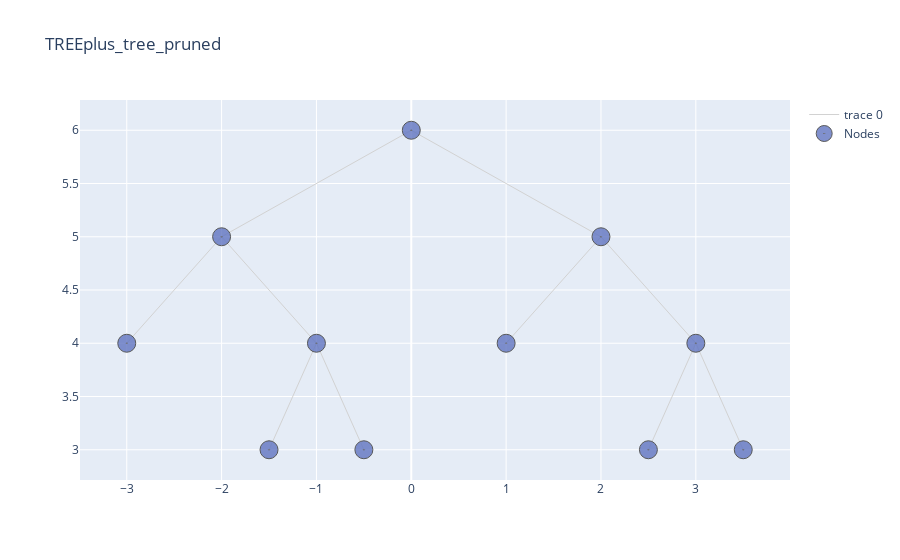

The code cell stored with this chart in its notebook:
### Code cell
start = time.time()
alpha, pruned_table = tree.pruning(features_test, n_features_test, y_test, table = True, html = False, graph_results = True)
#pruned_table#.style#.hide_index()

#time.time()- start

### Figure 1 — Plotly figure (JSON) as saved in the notebook; plotly's stock layout.template omitted (floating-point values rounded to 4 significant figures)
{"data": [{"hoverinfo": "none", "line": {"color": "rgb(210,210,210)", "width": 1}, "mode": "lines", "type": "scatter", "x": [0, -2, null, 0, 2, null, -2, -3, null, -2, -1, null, 2, 1, null, 2, 3, null, -1, -1.5, null, -1, -0.5, null, 3, 2.5, null, 3, 3.5, null], "y": [6, 5, null, 6, 5, null, 5, 4, null, 5, 4, null, 5, 4, null, 5, 4, null, 4, 3, null, 4, 3, null, 4, 3, null, 4, 3, null]}, {"hoverinfo": "text", "marker": {"color": "#6175c1", "line": {"color": "rgb(50,50,50)", "width": 1}, "size": 18, "symbol": "circle-dot"}, "mode": "markers", "name": "Nodes", "opacity": 0.8, "text": ["n10, None, Bin Value: 66.78, between_variance : 40133.44, Samples : 9", "n15, None, Bin Value: 133.93, between_variance : 269072.07, Samples : 15", "n1, CompPrice>127.5, Bin Value: 115.78, between_variance : 3753078.18, Samples : 280", "n2, Sales>7.55, Bin Value: 106.73, between_variance : 1845333.95, Samples : 162", "n4, Age>53.5, Bin Value: 115.71, between_variance : 1191559.6, Samples : 89", "n5, CompPrice>99.0, Bin Value: 95.78, between_variance : 669699.51, Samples : 73", "n11, Sales>10.63, Bin Value: 99.86, between_variance : 638201.27, Samples : 64", "n3, Sales>7.56, Bin Value: 128.19, between_variance : 1939204.48, Samples : 118", "n6, CompPrice>135.5, Bin Value: 139.71, between_variance : 1132044.98, Samples : 58", "n7, CompPrice>146.5, Bin Value: 117.07, between_variance : 822276.27, Samples : 60", "n14, Sales>11.88, Bin Value: 111.44, between_variance : 558893.89, Samples : 45"], "type": "scatter", "x": [-1.5, 3.5, 0, -2, -3, -1, -0.5, 2, 1, 3, 2.5], "y": [3, 3, 6, 5, 4, 4, 3, 5, 4, 4, 3]}], "layout": {"title": {"text": "TREEplus_tree_pruned"}}}
